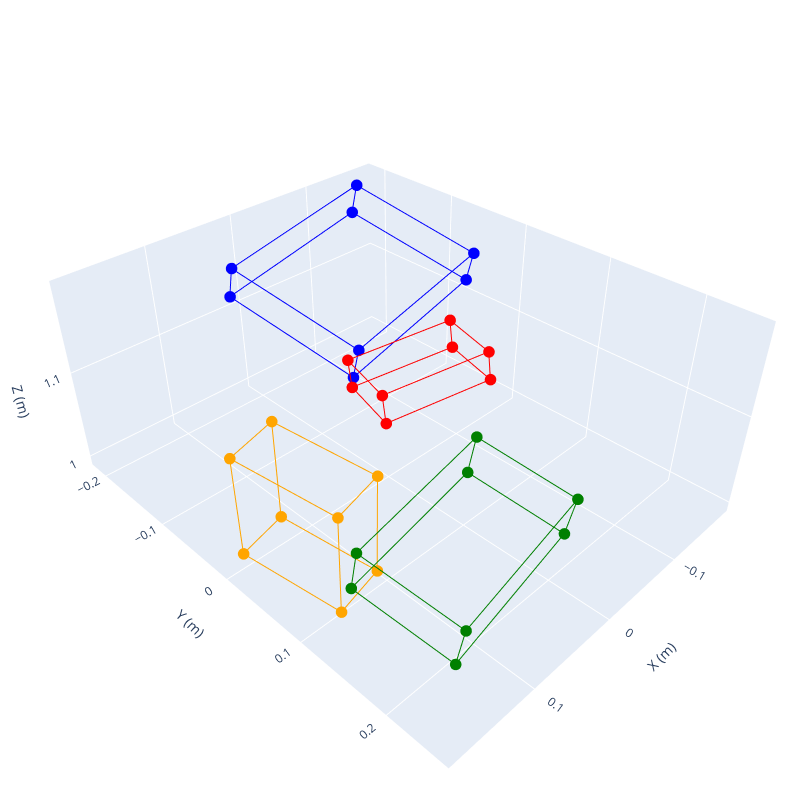

Notebook cell for this chart:
### Code cell
colors = ['blue', 'red', 'green', 'orange']
plot_multiple_3d_bboxes_interactive(bbox3d[:4], colors)

### Figure 1 — Plotly figure (JSON) as saved in the notebook; plotly's stock layout.template omitted (floating-point values rounded to 4 significant figures)
{"data": [{"line": {"color": "blue", "width": 2}, "mode": "lines", "showlegend": false, "type": "scatter3d", "x": [-0.1809, -0.152], "y": [-0.06527, -0.2114], "z": [1.117, 1.157]}, {"line": {"color": "blue", "width": 2}, "mode": "lines", "showlegend": false, "type": "scatter3d", "x": [-0.152, -0.1508], "y": [-0.2114, -0.2015], "z": [1.157, 1.192]}, {"line": {"color": "blue", "width": 2}, "mode": "lines", "showlegend": false, "type": "scatter3d", "x": [-0.1508, -0.1797], "y": [-0.2015, -0.05536], "z": [1.192, 1.152]}, {"line": {"color": "blue", "width": 2}, "mode": "lines", "showlegend": false, "type": "scatter3d", "x": [-0.1797, -0.1809], "y": [-0.05536, -0.06527], "z": [1.152, 1.117]}, {"line": {"color": "blue", "width": 2}, "mode": "lines", "showlegend": false, "type": "scatter3d", "x": [0.01494, 0.04384], "y": [-0.03099, -0.1771], "z": [1.1, 1.141]}, {"line": {"color": "blue", "width": 2}, "mode": "lines", "showlegend": false, "type": "scatter3d", "x": [0.04384, 0.04504], "y": [-0.1771, -0.1672], "z": [1.141, 1.176]}, {"line": {"color": "blue", "width": 2}, "mode": "lines", "showlegend": false, "type": "scatter3d", "x": [0.04504, 0.01613], "y": [-0.1672, -0.02109], "z": [1.176, 1.136]}, {"line": {"color": "blue", "width": 2}, "mode": "lines", "showlegend": false, "type": "scatter3d", "x": [0.01613, 0.01494], "y": [-0.02109, -0.03099], "z": [1.136, 1.1]}, {"line": {"color": "blue", "width": 2}, "mode": "lines", "showlegend": false, "type": "scatter3d", "x": [-0.1809, 0.01494], "y": [-0.06527, -0.03099], "z": [1.117, 1.1]}, {"line": {"color": "blue", "width": 2}, "mode": "lines", "showlegend": false, "type": "scatter3d", "x": [-0.152, 0.04384], "y": [-0.2114, -0.1771], "z": [1.157, 1.141]}, {"line": {"color": "blue", "width": 2}, "mode": "lines", "showlegend": false, "type": "scatter3d", "x": [-0.1508, 0.04504], "y": [-0.2015, -0.1672], "z": [1.192, 1.176]}, {"line": {"color": "blue", "width": 2}, "mode": "lines", "showlegend": false, "type": "scatter3d", "x": [-0.1797, 0.01613], "y": [-0.05536, -0.02109], "z": [1.152, 1.136]}, {"marker": {"color": "blue", "size": 4}, "mode": "markers", "showlegend": false, "type": "scatter3d", "x": [-0.1809, -0.152, -0.1508, -0.1797, 0.01494, 0.04384, 0.04504, 0.01613], "y": [-0.06527, -0.2114, -0.2015, -0.05536, -0.03099, -0.1771, -0.1672, -0.02109], "z": [1.117, 1.157, 1.192, 1.152, 1.1, 1.141, 1.176, 1.136]}, {"line": {"color": "red", "width": 2}, "mode": "lines", "showlegend": false, "type": "scatter3d", "x": [-0.07249, -0.06976], "y": [0.01421, 0.01257], "z": [1.115, 1.146]}, {"line": {"color": "red", "width": 2}, "mode": "lines", "showlegend": false, "type": "scatter3d", "x": [-0.06976, -0.05129], "y": [0.01257, 0.07617], "z": [1.146, 1.147]}, {"line": {"color": "red", "width": 2}, "mode": "lines", "showlegend": false, "type": "scatter3d", "x": [-0.05129, -0.05403], "y": [0.07617, 0.07781], "z": [1.147, 1.117]}, {"line": {"color": "red", "width": 2}, "mode": "lines", "showlegend": false, "type": "scatter3d", "x": [-0.05403, -0.07249], "y": [0.07781, 0.01421], "z": [1.117, 1.115]}, {"line": {"color": "red", "width": 2}, "mode": "lines", "showlegend": false, "type": "scatter3d", "x": [0.03066, 0.03339], "y": [-0.01542, -0.01706], "z": [1.104, 1.135]}, {"line": {"color": "red", "width": 2}, "mode": "lines", "showlegend": false, "type": "scatter3d", "x": [0.03339, 0.05185], "y": [-0.01706, 0.04654], "z": [1.135, 1.136]}, {"line": {"color": "red", "width": 2}, "mode": "lines", "showlegend": false, "type": "scatter3d", "x": [0.05185, 0.04912], "y": [0.04654, 0.04818], "z": [1.136, 1.106]}, {"line": {"color": "red", "width": 2}, "mode": "lines", "showlegend": false, "type": "scatter3d", "x": [0.04912, 0.03066], "y": [0.04818, -0.01542], "z": [1.106, 1.104]}, {"line": {"color": "red", "width": 2}, "mode": "lines", "showlegend": false, "type": "scatter3d", "x": [-0.07249, 0.03066], "y": [0.01421, -0.01542], "z": [1.115, 1.104]}, {"line": {"color": "red", "width": 2}, "mode": "lines", "showlegend": false, "type": "scatter3d", "x": [-0.06976, 0.03339], "y": [0.01257, -0.01706], "z": [1.146, 1.135]}, {"line": {"color": "red", "width": 2}, "mode": "lines", "showlegend": false, "type": "scatter3d", "x": [-0.05129, 0.05185], "y": [0.07617, 0.04654], "z": [1.147, 1.136]}, {"line": {"color": "red", "width": 2}, "mode": "lines", "showlegend": false, "type": "scatter3d", "x": [-0.05403, 0.04912], "y": [0.07781, 0.04818], "z": [1.117, 1.106]}, {"marker": {"color": "red", "size": 4}, "mode": "markers", "showlegend": false, "type": "scatter3d", "x": [-0.07249, -0.06976, -0.05129, -0.05403, 0.03066, 0.03339, 0.05185, 0.04912], "y": [0.01421, 0.01257, 0.07617, 0.07781, -0.01542, -0.01706, 0.04654, 0.04818], "z": [1.115, 1.146, 1.147, 1.117, 1.104, 1.135, 1.136, 1.106]}, {"line": {"color": "green", "width": 2}, "mode": "lines", "showlegend": false, "type": "scatter3d", "x": [0.1691, 0.1704], "y": [0.241, 0.2497], "z": [1.058, 1.101]}, {"line": {"color": "green", "width": 2}, "mode": "lines", "showlegend": false, "type": "scatter3d", "x": [0.1704, 0.1847], "y": [0.2497, 0.1567], "z": [1.101, 1.119]}, {"line": {"color": "green", "width": 2}, "mode": "lines", "showlegend": false, "type": "scatter3d", "x": [0.1847, 0.1834], "y": [0.1567, 0.1479], "z": [1.119, 1.076]}, {"line": {"color": "green", "width": 2}, "mode": "lines", "showlegend": false, "type": "scatter3d", "x": [0.1834, 0.1691], "y": [0.1479, 0.241], "z": [1.076, 1.058]}, {"line": {"color": "green", "width": 2}, "mode": "lines", "showlegend": false, "type": "scatter3d", "x": [0.01471, 0.01598], "y": [0.219, 0.2277], "z": [1.067, 1.11]}, {"line": {"color": "green", "width": 2}, "mode": "lines", "showlegend": false, "type": "scatter3d", "x": [0.01598, 0.0303], "y": [0.2277, 0.1347], "z": [1.11, 1.128]}, {"line": {"color": "green", "width": 2}, "mode": "lines", "showlegend": false, "type": "scatter3d", "x": [0.0303, 0.02903], "y": [0.1347, 0.126], "z": [1.128, 1.085]}, {"line": {"color": "green", "width": 2}, "mode": "lines", "showlegend": false, "type": "scatter3d", "x": [0.02903, 0.01471], "y": [0.126, 0.219], "z": [1.085, 1.067]}, {"line": {"color": "green", "width": 2}, "mode": "lines", "showlegend": false, "type": "scatter3d", "x": [0.1691, 0.01471], "y": [0.241, 0.219], "z": [1.058, 1.067]}, {"line": {"color": "green", "width": 2}, "mode": "lines", "showlegend": false, "type": "scatter3d", "x": [0.1704, 0.01598], "y": [0.2497, 0.2277], "z": [1.101, 1.11]}, {"line": {"color": "green", "width": 2}, "mode": "lines", "showlegend": false, "type": "scatter3d", "x": [0.1847, 0.0303], "y": [0.1567, 0.1347], "z": [1.119, 1.128]}, {"line": {"color": "green", "width": 2}, "mode": "lines", "showlegend": false, "type": "scatter3d", "x": [0.1834, 0.02903], "y": [0.1479, 0.126], "z": [1.076, 1.085]}, {"marker": {"color": "green", "size": 4}, "mode": "markers", "showlegend": false, "type": "scatter3d", "x": [0.1691, 0.1704, 0.1847, 0.1834, 0.01471, 0.01598, 0.0303, 0.02903], "y": [0.241, 0.2497, 0.1567, 0.1479, 0.219, 0.2277, 0.1347, 0.126], "z": [1.058, 1.101, 1.119, 1.076, 1.067, 1.11, 1.128, 1.085]}, {"line": {"color": "orange", "width": 2}, "mode": "lines", "showlegend": false, "type": "scatter3d", "x": [0.187, 0.1361], "y": [0.01109, 0.0014], "z": [1.124, 1.129]}, {"line": {"color": "orange", "width": 2}, "mode": "lines", "showlegend": false, "type": "scatter3d", "x": [0.1361, 0.1267], "y": [0.0014, -0.01115], "z": [1.129, 1.01]}, {"line": {"color": "orange", "width": 2}, "mode": "lines", "showlegend": false, "type": "scatter3d", "x": [0.1267, 0.1776], "y": [-0.01115, -0.001454], "z": [1.01, 1.005]}, {"line": {"color": "orange", "width": 2}, "mode": "lines", "showlegend": false, "type": "scatter3d", "x": [0.1776, 0.187], "y": [-0.001454, 0.01109], "z": [1.005, 1.124]}, {"line": {"color": "orange", "width": 2}, "mode": "lines", "showlegend": false, "type": "scatter3d", "x": [0.1661, 0.1152], "y": [0.116, 0.1063], "z": [1.115, 1.12]}, {"line": {"color": "orange", "width": 2}, "mode": "lines", "showlegend": false, "type": "scatter3d", "x": [0.1152, 0.1058], "y": [0.1063, 0.09378], "z": [1.12, 1.0]}, {"line": {"color": "orange", "width": 2}, "mode": "lines", "showlegend": false, "type": "scatter3d", "x": [0.1058, 0.1567], "y": [0.09378, 0.1035], "z": [1.0, 0.9952]}, {"line": {"color": "orange", "width": 2}, "mode": "lines", "showlegend": false, "type": "scatter3d", "x": [0.1567, 0.1661], "y": [0.1035, 0.116], "z": [0.9952, 1.115]}, {"line": {"color": "orange", "width": 2}, "mode": "lines", "showlegend": false, "type": "scatter3d", "x": [0.187, 0.1661], "y": [0.01109, 0.116], "z": [1.124, 1.115]}, {"line": {"color": "orange", "width": 2}, "mode": "lines", "showlegend": false, "type": "scatter3d", "x": [0.1361, 0.1152], "y": [0.0014, 0.1063], "z": [1.129, 1.12]}, {"line": {"color": "orange", "width": 2}, "mode": "lines", "showlegend": false, "type": "scatter3d", "x": [0.1267, 0.1058], "y": [-0.01115, 0.09378], "z": [1.01, 1.0]}, {"line": {"color": "orange", "width": 2}, "mode": "lines", "showlegend": false, "type": "scatter3d", "x": [0.1776, 0.1567], "y": [-0.001454, 0.1035], "z": [1.005, 0.9952]}, {"marker": {"color": "orange", "size": 4}, "mode": "markers", "showlegend": false, "type": "scatter3d", "x": [0.187, 0.1361, 0.1267, 0.1776, 0.1661, 0.1152, 0.1058, 0.1567], "y": [0.01109, 0.0014, -0.01115, -0.001454, 0.116, 0.1063, 0.09378, 0.1035], "z": [1.124, 1.129, 1.01, 1.005, 1.115, 1.12, 1.0, 0.9952]}], "layout": {"height": 800, "margin": {"b": 0, "l": 0, "r": 0, "t": 0}, "scene": {"aspectmode": "data", "camera": {"center": {"x": 0, "y": 0, "z": 0}, "eye": {"x": 1.5, "y": 1.5, "z": 1.5}, "up": {"x": 0, "y": 0, "z": 1}}, "xaxis": {"title": {"text": "X (m)"}}, "yaxis": {"title": {"text": "Y (m)"}}, "zaxis": {"title": {"text": "Z (m)"}}}, "width": 800}}
